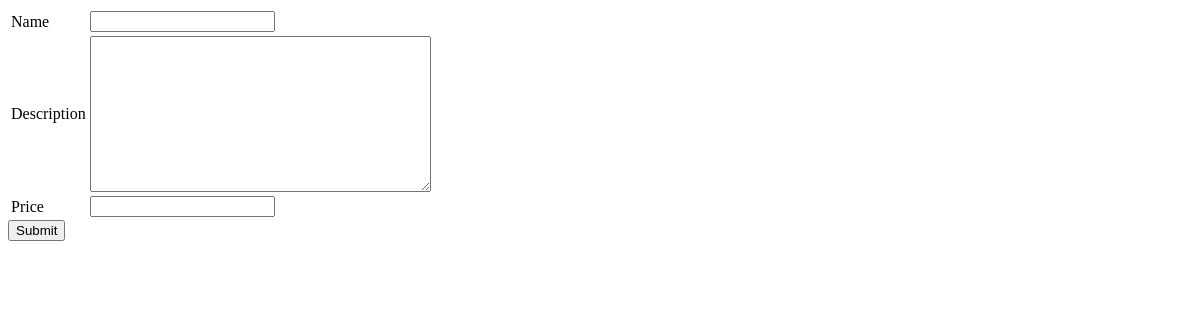
The page /restaurant_admin/ on the database as committed earlier.
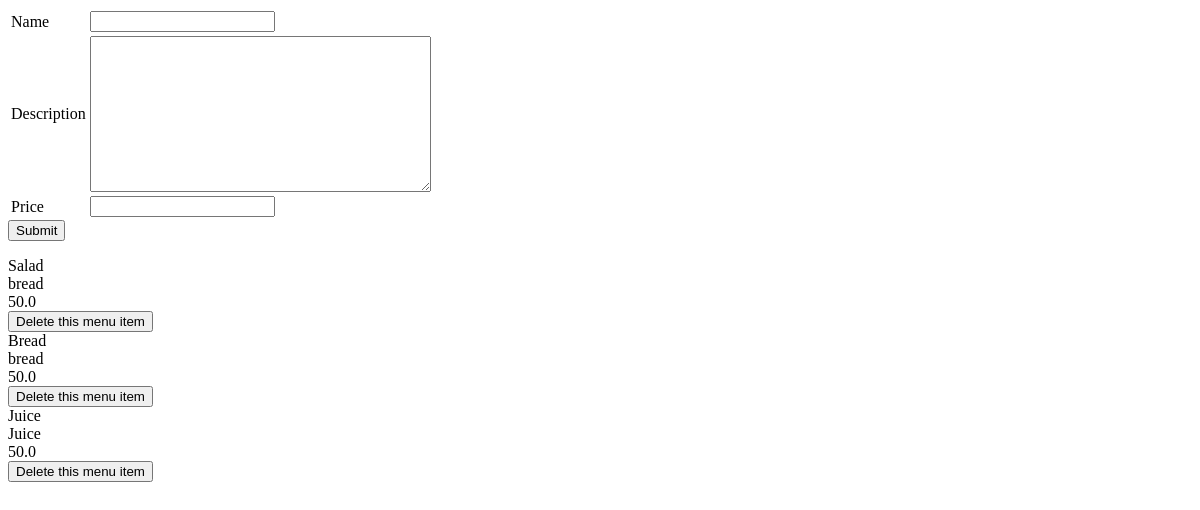
The same page on the database as committed later.
### mcewens/models.py (models this page shows)
class MenuItem(models.Model):
    name = models.CharField(max_length=50, unique=True)
    CATEGORY_CHOICES = (
        ("Appetizer", "Appetizer"),
        ("Lunch", "Lunch"),
        ("Dinner", "Dinner"),
        ("Dessert", "Dessert"),
        ("Wine", "Wine"),
    )
    category = models.CharField(choices=CATEGORY_CHOICES, max_length=50)
    description = models.TextField(max_length=200, blank=True)
    price = models.FloatField()
    current = models.IntegerField(default=1)
    class Meta:
        unique_together = ("name", "category")

### mcewens/views.py (the view)
# urls.py: path("restaurant_admin/", restaurant_admin, name = "restaurant_admin"),
def restaurant_admin(request):
    form = MenuItemForm()
    menuItems = MenuItem.objects.all()
    if request.method == "POST":
        form = MenuItemForm(request.POST)
        name = request.POST.get("name")
        description = request.POST.get("description")
        price = request.POST.get("price")
        create_menu_item(name, description, price)
    context = {"form": form, "menuItems": menuItems}
    return render(request, "restaurantadmin.html", context)

### mcewens/forms.py
class MenuItemForm(forms.ModelForm):
    class Meta:
        model = MenuItem
        fields = [
            "name",
            "price",
            "description",
            "category",
        ]
        exclude = ["current"]

### mcewens/templates/restaurantadmin.html (shortened to what this page needs)
<div>
  <form method="POST" action="">
    <table>
      <tr>
        <td>{{form.name.label}}</td>
        <td>{{form.name}}</td>
      </tr>
      <tr>
        <td>{{form.description.label}}</td>
        <td>{{form.description}}</td>
      </tr>
      <tr>
        <td>{{form.price.label}}</td>
        <td>{{form.price}}</td>
      </tr>
    </table>
    <input type="submit" />
  </form>
</div>
{%for menuItem in menuItems%}
{{menuItem.name}}</br>
{{menuItem.description}}</br>
{{menuItem.price}}</br>
<a href="{%url 'delete' menuItem.name %}"
  ><button type="button">Delete this menu item</button></a>
{%endfor%}

Rows that differ between the two databases and show on the page:
added MenuItem: name "Salad", description "bread", price "50.0"
added MenuItem: name "Bread", description "bread", price "50.0"
added MenuItem: name "Juice", description "Juice", price "50.0"
